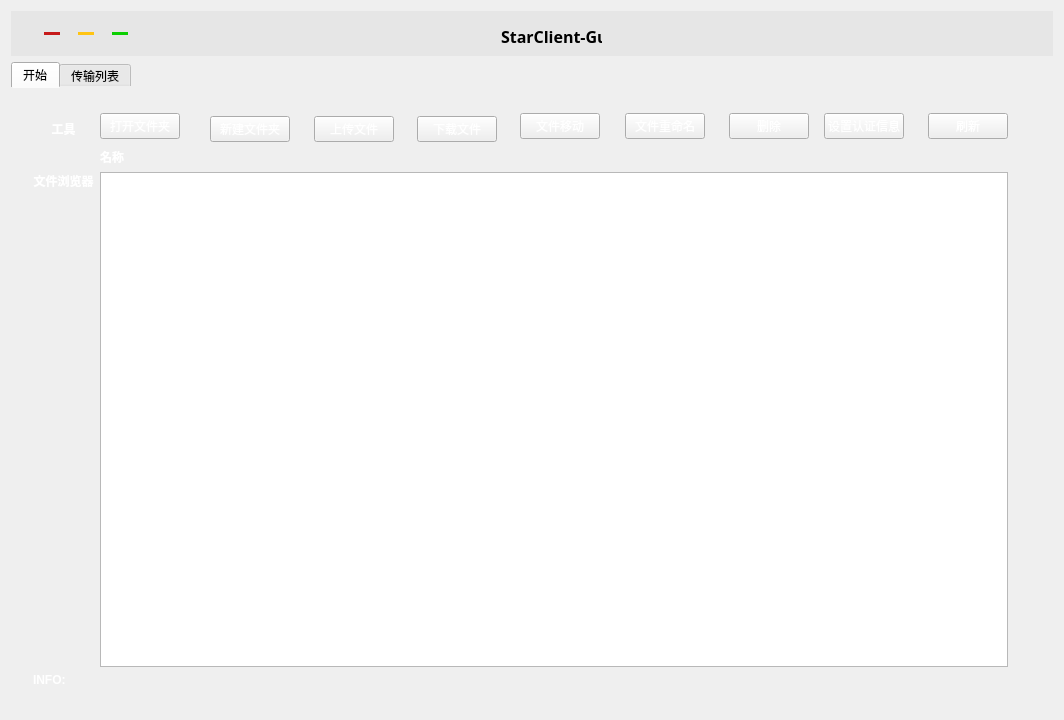
<?xml version="1.0" encoding="UTF-8"?>
<ui version="4.0">
 <class>MainWindow</class>
 <widget class="QMainWindow" name="MainWindow">
  <property name="windowModality">
   <enum>Qt::WindowModal</enum>
  </property>
  <property name="geometry">
   <rect>
    <x>0</x>
    <y>0</y>
    <width>1064</width>
    <height>720</height>
   </rect>
  </property>
  <property name="contextMenuPolicy">
   <enum>Qt::NoContextMenu</enum>
  </property>
  <property name="windowTitle">
   <string>StarGui</string>
  </property>
  <property name="autoFillBackground">
   <bool>false</bool>
  </property>
  <property name="styleSheet">
   <string notr="true">QWidget
{
	background-color: rgb(35, 38, 46) ;
	border-radius: 10px;
}；
</string>
  </property>
  <property name="toolButtonStyle">
   <enum>Qt::ToolButtonTextBesideIcon</enum>
  </property>
  <property name="documentMode">
   <bool>true</bool>
  </property>
  <widget class="QWidget" name="centralWidget">
   <layout class="QGridLayout" name="gridLayout_4">
    <item row="0" column="0">
     <layout class="QGridLayout" name="gridLayout_3">
      <item row="1" column="0">
       <widget class="QWidget" name="widget" native="true">
        <property name="minimumSize">
         <size>
          <width>0</width>
          <height>45</height>
         </size>
        </property>
        <property name="maximumSize">
         <size>
          <width>16777215</width>
          <height>51</height>
         </size>
        </property>
        <property name="styleSheet">
         <string notr="true">background-color: rgb(230, 230, 230);</string>
        </property>
        <widget class="QWidget" name="layoutWidget">
         <property name="geometry">
          <rect>
           <x>10</x>
           <y>10</y>
           <width>131</width>
           <height>25</height>
          </rect>
         </property>
         <layout class="QGridLayout" name="gridLayout">
          <item row="0" column="0">
           <widget class="QPushButton" name="close">
            <property name="maximumSize">
             <size>
              <width>16</width>
              <height>16</height>
             </size>
            </property>
            <property name="styleSheet">
             <string notr="true"> QPushButton:hover 
{ 
 	background-color: Red; 
 	color: rgb(255, 255, 255);
}
QPushButton 
{ 
	background-color: rgb(198, 26, 26);
	font: 9pt &quot;Agency FB&quot;;
	border-radius: 8px;
}</string>
            </property>
            <property name="text">
             <string/>
            </property>
           </widget>
          </item>
          <item row="0" column="1">
           <widget class="QPushButton" name="min_big">
            <property name="maximumSize">
             <size>
              <width>16</width>
              <height>16</height>
             </size>
            </property>
            <property name="styleSheet">
             <string notr="true"> QPushButton:hover 
{ 
 	background-color: rgb(251, 255, 12); 
 	color: rgb(255, 255, 255);
}
QPushButton 
{ 
	border-radius: 8px;
	background-color: rgb(255, 196, 19); 
	font: 9pt &quot;Agency FB&quot;;
}</string>
            </property>
            <property name="text">
             <string/>
            </property>
           </widget>
          </item>
          <item row="0" column="2">
           <widget class="QPushButton" name="minium">
            <property name="maximumSize">
             <size>
              <width>16</width>
              <height>16</height>
             </size>
            </property>
            <property name="styleSheet">
             <string notr="true"> QPushButton:hover 
{ 
	background-color: rgb(4, 255, 0); 
 	color: rgb(255, 255, 255);
}
QPushButton 
{ 
	border-radius: 8px;
	background-color:rgb(12, 207, 2);
	font: 9pt &quot;Agency FB&quot;;
}</string>
            </property>
            <property name="text">
             <string/>
            </property>
           </widget>
          </item>
         </layout>
        </widget>
        <widget class="QLabel" name="label">
         <property name="enabled">
          <bool>true</bool>
         </property>
         <property name="geometry">
          <rect>
           <x>490</x>
           <y>10</y>
           <width>101</width>
           <height>31</height>
          </rect>
         </property>
         <property name="font">
          <font>
           <family>Source Sans Pro Black</family>
           <pointsize>12</pointsize>
           <bold>true</bold>
           <underline>false</underline>
          </font>
         </property>
         <property name="layoutDirection">
          <enum>Qt::LeftToRight</enum>
         </property>
         <property name="text">
          <string>&lt;html&gt;&lt;head/&gt;&lt;body&gt;&lt;p align=&quot;center&quot;&gt;StarClient-Gui&lt;/p&gt;&lt;/body&gt;&lt;/html&gt;</string>
         </property>
        </widget>
       </widget>
      </item>
      <item row="2" column="0">
       <widget class="QTabWidget" name="tabWidget">
        <property name="styleSheet">
         <string notr="true">QTabWidget:pane 
{
	border-top:0px solid #e8f3f9;
	background: transparent; 
}</string>
        </property>
        <property name="currentIndex">
         <number>0</number>
        </property>
        <widget class="QWidget" name="tab">
         <attribute name="title">
          <string>开始</string>
         </attribute>
         <layout class="QFormLayout" name="formLayout">
          <item row="0" column="0" colspan="2">
           <widget class="QWidget" name="widget_2" native="true">
            <layout class="QVBoxLayout" name="verticalLayout">
             <item>
              <layout class="QGridLayout" name="gridLayout_2">
               <item row="1" column="7">
                <spacer name="horizontalSpacer_3">
                 <property name="orientation">
                  <enum>Qt::Horizontal</enum>
                 </property>
                 <property name="sizeHint" stdset="0">
                  <size>
                   <width>29</width>
                   <height>17</height>
                  </size>
                 </property>
                </spacer>
               </item>
               <item row="0" column="9" rowspan="2">
                <spacer name="horizontalSpacer_4">
                 <property name="orientation">
                  <enum>Qt::Horizontal</enum>
                 </property>
                 <property name="sizeHint" stdset="0">
                  <size>
                   <width>28</width>
                   <height>17</height>
                  </size>
                 </property>
                </spacer>
               </item>
               <item row="4" column="0">
                <widget class="QLabel" name="label_5">
                 <property name="font">
                  <font>
                   <bold>true</bold>
                  </font>
                 </property>
                 <property name="layoutDirection">
                  <enum>Qt::LeftToRight</enum>
                 </property>
                 <property name="styleSheet">
                  <string notr="true">color:rgb(255, 255, 255);</string>
                 </property>
                 <property name="text">
                  <string>文件浏览器</string>
                 </property>
                 <property name="textFormat">
                  <enum>Qt::AutoText</enum>
                 </property>
                 <property name="alignment">
                  <set>Qt::AlignHCenter|Qt::AlignTop</set>
                 </property>
                 <property name="wordWrap">
                  <bool>false</bool>
                 </property>
                </widget>
               </item>
               <item row="4" column="1" colspan="18">
                <widget class="QListWidget" name="listWidget">
                 <property name="styleSheet">
                  <string notr="true">QlistWidget {
    outline: none;
}
#listWidget::item {
    background-color: #393d49;
    color: #ffffff;
    border: transparent;
    padding: 8px;
}

#listWidget::item:hover {
    background-color: #4e5465;
}

#listWidget::item:selected {
    border-left: 5px solid #009688;
}</string>
                 </property>
                </widget>
               </item>
               <item row="1" column="19">
                <spacer name="horizontalSpacer_10">
                 <property name="orientation">
                  <enum>Qt::Horizontal</enum>
                 </property>
                 <property name="sizeHint" stdset="0">
                  <size>
                   <width>40</width>
                   <height>17</height>
                  </size>
                 </property>
                </spacer>
               </item>
               <item row="0" column="13" rowspan="2">
                <spacer name="horizontalSpacer_6">
                 <property name="orientation">
                  <enum>Qt::Horizontal</enum>
                 </property>
                 <property name="sizeHint" stdset="0">
                  <size>
                   <width>29</width>
                   <height>17</height>
                  </size>
                 </property>
                </spacer>
               </item>
               <item row="0" column="17" rowspan="2">
                <spacer name="horizontalSpacer_7">
                 <property name="orientation">
                  <enum>Qt::Horizontal</enum>
                 </property>
                 <property name="sizeHint" stdset="0">
                  <size>
                   <width>29</width>
                   <height>17</height>
                  </size>
                 </property>
                </spacer>
               </item>
               <item row="1" column="4">
                <widget class="QPushButton" name="mkdir">
                 <property name="styleSheet">
                  <string notr="true"> QPushButton:hover 
{ 
	background-color: SlateGrey; 
 	color: rgb(255, 255, 255);
}
QPushButton 
{ 
	font: 9pt &quot;Agency FB&quot;;
	color: rgb(255, 255, 255);
}</string>
                 </property>
                 <property name="text">
                  <string>新建文件夹</string>
                 </property>
                </widget>
               </item>
               <item row="2" column="1">
                <widget class="QLabel" name="label_2">
                 <property name="font">
                  <font>
                   <bold>true</bold>
                  </font>
                 </property>
                 <property name="styleSheet">
                  <string notr="true">color: rgb(255, 255, 255);</string>
                 </property>
                 <property name="text">
                  <string>名称</string>
                 </property>
                </widget>
               </item>
               <item row="1" column="3">
                <spacer name="horizontalSpacer">
                 <property name="orientation">
                  <enum>Qt::Horizontal</enum>
                 </property>
                 <property name="sizeHint" stdset="0">
                  <size>
                   <width>35</width>
                   <height>17</height>
                  </size>
                 </property>
                </spacer>
               </item>
               <item row="0" column="1" rowspan="2" colspan="2">
                <widget class="QPushButton" name="open_dir">
                 <property name="mouseTracking">
                  <bool>true</bool>
                 </property>
                 <property name="tabletTracking">
                  <bool>false</bool>
                 </property>
                 <property name="styleSheet">
                  <string notr="true"> QPushButton:hover 
{ 
	 background-color: SlateGrey; 
 	 color: rgb(255, 255, 255);
}
QPushButton 
{ 
	font: 9pt &quot;Agency FB&quot;;
	color: rgb(255, 255, 255);
}</string>
                 </property>
                 <property name="text">
                  <string>打开文件夹</string>
                 </property>
                </widget>
               </item>
               <item row="1" column="5">
                <spacer name="horizontalSpacer_2">
                 <property name="orientation">
                  <enum>Qt::Horizontal</enum>
                 </property>
                 <property name="sizeHint" stdset="0">
                  <size>
                   <width>29</width>
                   <height>17</height>
                  </size>
                 </property>
                </spacer>
               </item>
               <item row="0" column="12" rowspan="2">
                <widget class="QPushButton" name="rename_file">
                 <property name="styleSheet">
                  <string notr="true"> QPushButton:hover 
{ 
	background-color: SlateGrey; 
	color: rgb(255, 255, 255);
}
QPushButton 
{ 
	font: 9pt &quot;Agency FB&quot;;
	color: rgb(255, 255, 255);
}</string>
                 </property>
                 <property name="text">
                  <string>文件重命名</string>
                 </property>
                </widget>
               </item>
               <item row="1" column="8">
                <widget class="QPushButton" name="download_file">
                 <property name="styleSheet">
                  <string notr="true"> QPushButton:hover 
{ 
	background-color: SlateGrey; 
 	color: rgb(255, 255, 255);
}
QPushButton 
{ 
	font: 9pt &quot;Agency FB&quot;;
	color: rgb(255, 255, 255);
}</string>
                 </property>
                 <property name="text">
                  <string>下载文件</string>
                 </property>
                </widget>
               </item>
               <item row="0" column="15" rowspan="2">
                <spacer name="horizontalSpacer_8">
                 <property name="orientation">
                  <enum>Qt::Horizontal</enum>
                 </property>
                 <property name="sizeHint" stdset="0">
                  <size>
                   <width>21</width>
                   <height>17</height>
                  </size>
                 </property>
                </spacer>
               </item>
               <item row="1" column="0">
                <widget class="QLabel" name="label_6">
                 <property name="font">
                  <font>
                   <bold>true</bold>
                  </font>
                 </property>
                 <property name="styleSheet">
                  <string notr="true">color: rgb(255, 255, 255);</string>
                 </property>
                 <property name="text">
                  <string>工具</string>
                 </property>
                 <property name="alignment">
                  <set>Qt::AlignCenter</set>
                 </property>
                </widget>
               </item>
               <item row="0" column="18" rowspan="2">
                <widget class="QPushButton" name="list">
                 <property name="styleSheet">
                  <string notr="true"> QPushButton:hover 
{ 
	background-color: SlateGrey; 
	color: rgb(255, 255, 255);
}
QPushButton 
{ 
	font: 9pt &quot;Agency FB&quot;;
	color: rgb(255, 255, 255);
}</string>
                 </property>
                 <property name="text">
                  <string>刷新</string>
                 </property>
                </widget>
               </item>
               <item row="0" column="11" rowspan="2">
                <spacer name="horizontalSpacer_5">
                 <property name="orientation">
                  <enum>Qt::Horizontal</enum>
                 </property>
                 <property name="sizeHint" stdset="0">
                  <size>
                   <width>30</width>
                   <height>17</height>
                  </size>
                 </property>
                </spacer>
               </item>
               <item row="0" column="10" rowspan="2">
                <widget class="QPushButton" name="move_file">
                 <property name="styleSheet">
                  <string notr="true"> QPushButton:hover 
{ 
	background-color: SlateGrey; 
 	color: rgb(255, 255, 255);}
QPushButton 
{ 
	font: 9pt &quot;Agency FB&quot;;
	color: rgb(255, 255, 255);
}</string>
                 </property>
                 <property name="text">
                  <string>文件移动</string>
                 </property>
                </widget>
               </item>
               <item row="0" column="14" rowspan="2">
                <widget class="QPushButton" name="delete_file">
                 <property name="styleSheet">
                  <string notr="true"> QPushButton:hover 
{ 
	background-color: SlateGrey; 
 	color: rgb(255, 255, 255);
}
QPushButton 
{ 
	font: 9pt &quot;Agency FB&quot;;
	color: rgb(255, 255, 255);
}</string>
                 </property>
                 <property name="text">
                  <string>删除</string>
                 </property>
                </widget>
               </item>
               <item row="0" column="16" rowspan="2">
                <widget class="QPushButton" name="regist">
                 <property name="styleSheet">
                  <string notr="true"> QPushButton:hover 
{ 
 	background-color: SlateGrey; 
 	color: rgb(255, 255, 255);
}
QPushButton 
{ 
	font: 9pt &quot;Agency FB&quot;;
	color: rgb(255, 255, 255);
}</string>
                 </property>
                 <property name="text">
                  <string>设置认证信息</string>
                 </property>
                </widget>
               </item>
               <item row="1" column="6">
                <widget class="QPushButton" name="upload_file">
                 <property name="styleSheet">
                  <string notr="true"> QPushButton:hover 
{ 
	background-color: SlateGrey; 
 	color: rgb(255, 255, 255);}
QPushButton 
{ 
	font: 9pt &quot;Agency FB&quot;;
	color: rgb(255, 255, 255);
}</string>
                 </property>
                 <property name="text">
                  <string>上传文件</string>
                 </property>
                </widget>
               </item>
              </layout>
             </item>
             <item>
              <widget class="QLabel" name="status_bar">
               <property name="font">
                <font>
                 <bold>true</bold>
                </font>
               </property>
               <property name="styleSheet">
                <string notr="true">color: rgb(255, 255, 255);</string>
               </property>
               <property name="text">
                <string>INFO: </string>
               </property>
              </widget>
             </item>
            </layout>
           </widget>
          </item>
         </layout>
        </widget>
        <widget class="QWidget" name="tab_2">
         <attribute name="title">
          <string>传输列表</string>
         </attribute>
         <widget class="QWidget" name="layoutWidget">
          <property name="geometry">
           <rect>
            <x>10</x>
            <y>0</y>
            <width>1021</width>
            <height>621</height>
           </rect>
          </property>
          <layout class="QVBoxLayout" name="verticalLayout_2">
           <item>
            <widget class="QLabel" name="label_3">
             <property name="font">
              <font>
               <bold>true</bold>
              </font>
             </property>
             <property name="styleSheet">
              <string notr="true">color: rgb(255, 255, 255);</string>
             </property>
             <property name="text">
              <string>传输列表:</string>
             </property>
            </widget>
           </item>
           <item>
            <widget class="QListWidget" name="process_list">
             <property name="styleSheet">
              <string notr="true">color: rgb(255, 255, 255);</string>
             </property>
            </widget>
           </item>
          </layout>
         </widget>
        </widget>
       </widget>
      </item>
     </layout>
    </item>
   </layout>
   <zorder></zorder>
  </widget>
 </widget>
 <layoutdefault spacing="6" margin="11"/>
 <resources/>
 <connections/>
</ui>
